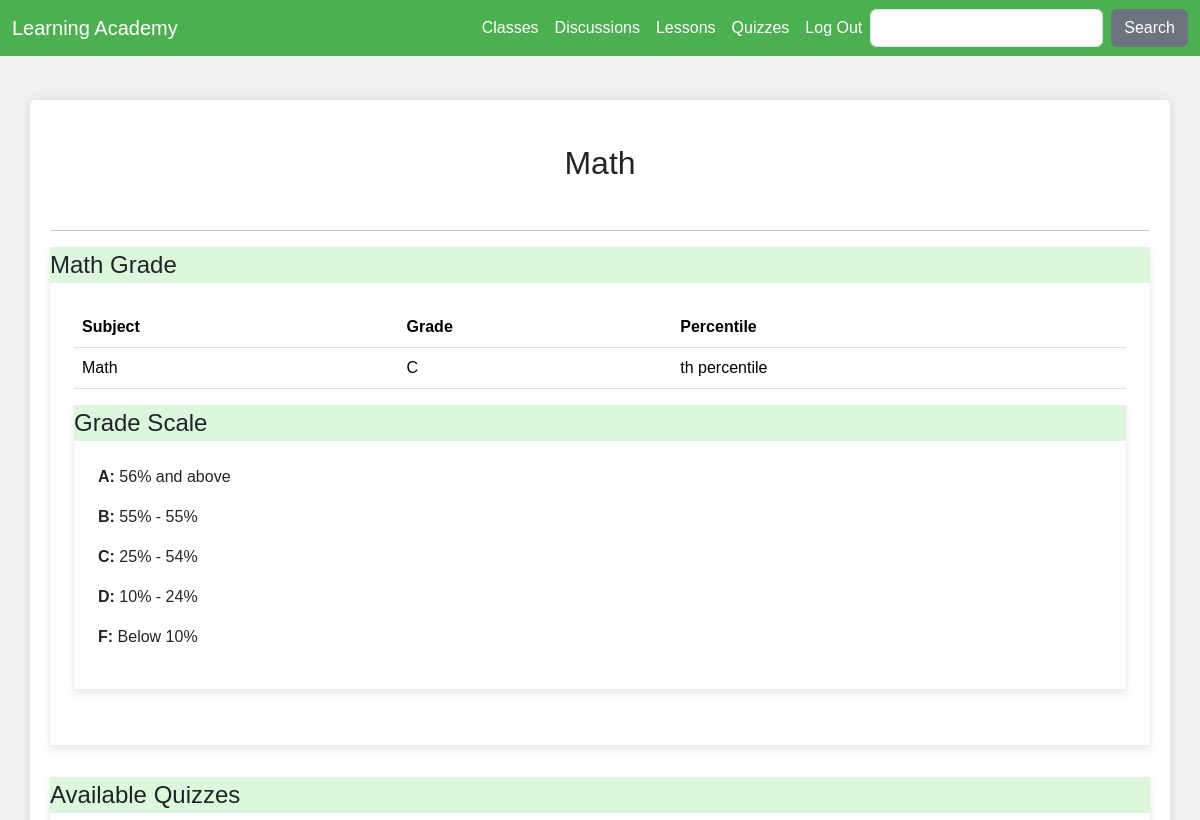
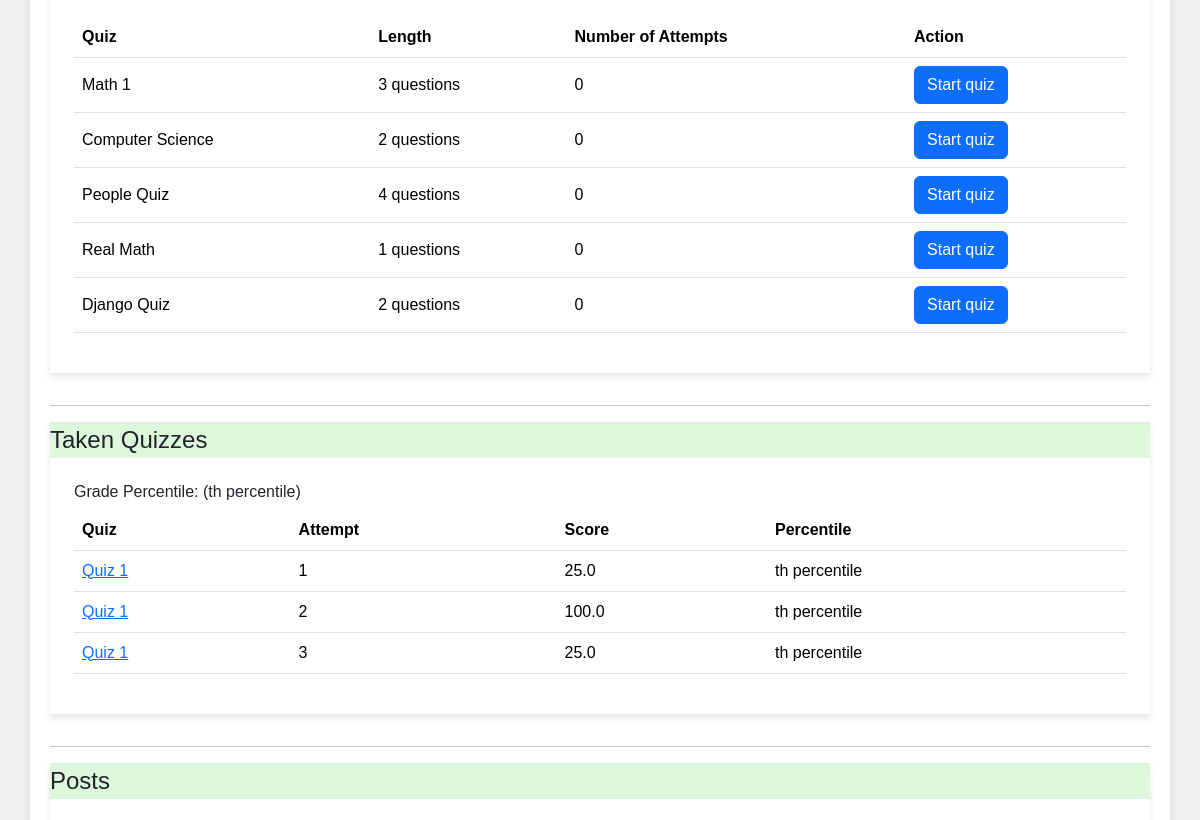
/subjects/1/ (signed in, upper part), run on an earlier commit of the app's database (2 pictures, top to bottom).
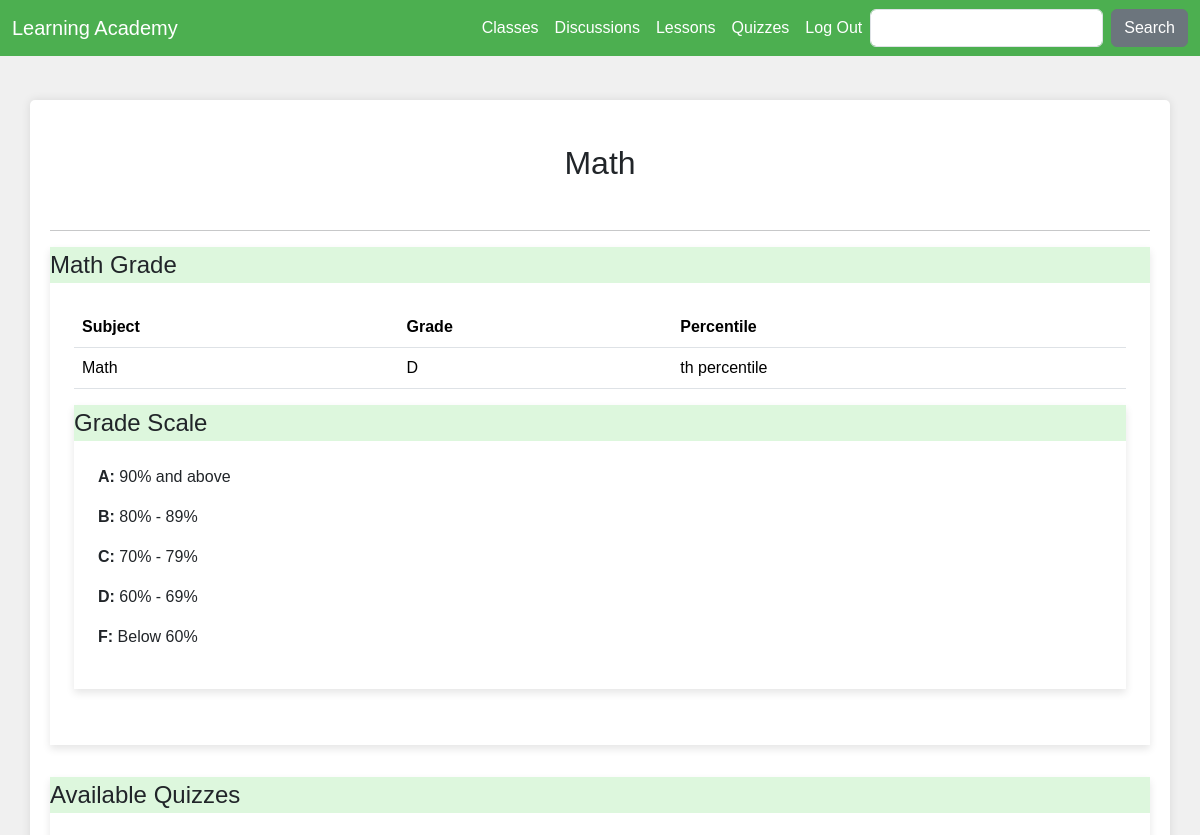
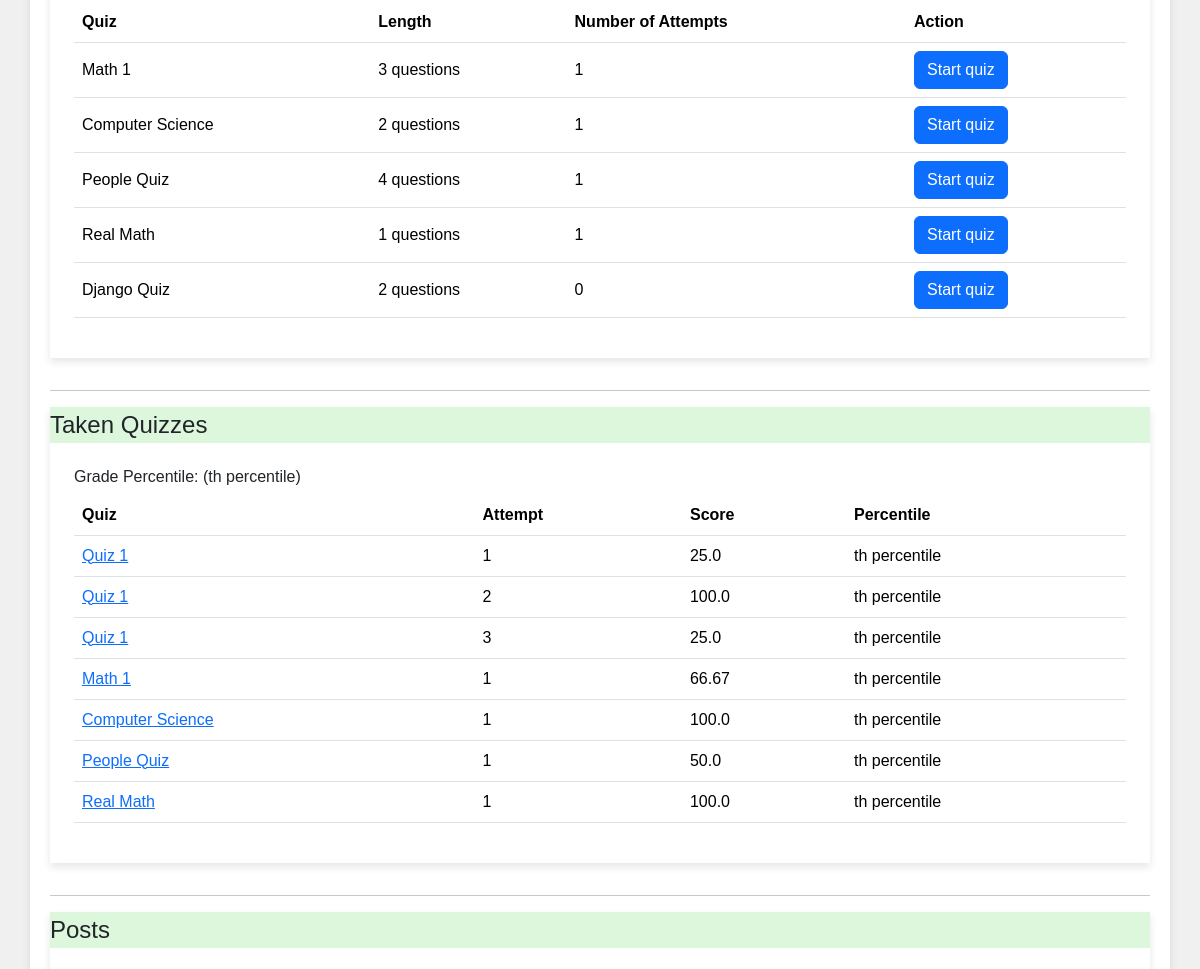
And on a later commit of the database (2 pictures, top to bottom).
### learn/models.py (models this page shows, shortened)
class GradeScale(models.Model):
    subject = models.OneToOneField(Subject, on_delete=models.CASCADE)
    grade_a = models.IntegerField(default=90)
    grade_b = models.IntegerField(default=80)
    grade_c = models.IntegerField(default=70)
    grade_d = models.IntegerField(default=60)

class Quiz(models.Model):
    subject = models.ForeignKey(Subject, on_delete=models.CASCADE)
    owner = models.ForeignKey(User, on_delete=models.CASCADE, related_name='quizzes')
    name = models.CharField(max_length=255)
    weight = models.DecimalField(max_digits=5, decimal_places=2, default=1.00)  # Default weight is 1

class TakenQuiz(models.Model):
    student = models.ForeignKey(Student, on_delete=models.CASCADE, related_name='taken_quizzes')
    quiz = models.ForeignKey(Quiz, on_delete=models.CASCADE, related_name='taken_quizzes')
    score = models.FloatField()
    date = models.DateTimeField(auto_now_add=True)
    attempt_number = models.IntegerField()

### learn/views.py (the view, shortened to what this page needs)
# urls.py: path('subjects/<int:subject_id>/', subject_detail_view, name='subject_detail'),
def subject_detail_view(request, subject_id):
    subject = get_object_or_404(Subject, id=subject_id)
    taken_quizzes = {}
    student_averages = []
    average_quiz_score = 0
    student_avg_percentile = 0
    sort_order = request.GET.get('sort', 'asc')
    highest_score = 0
    lowest_score = 500
    average_score = 250
    grade_scale = GradeScale.objects.get(subject=subject)
    student_letter_grade = "Z"
    semester_dates = []
    semester_scores_float= []
    SEMESTER_LENGTH = 1.5  # weeks, configurable
    if request.user.is_authenticated and hasattr(request.user, 'student'):
        distinct_student_quizzes = TakenQuiz.objects.filter(student=request.user.student, quiz__subject=subject).values('student', 'quiz').distinct()
        total_score = 0
        count = 0
        taken_quizzes = TakenQuiz.objects.filter(student=request.user.student, quiz__subject=subject)
        for item in distinct_student_quizzes:
            student_id = item['student']
            quiz_id = item['quiz']
            latest_attempt = TakenQuiz.objects.filter(student_id=student_id, quiz_id=quiz_id).aggregate(Max('attempt_number'))
            latest_score = TakenQuiz.objects.get(student_id=student_id, quiz_id=quiz_id, attempt_number=latest_attempt['attempt_number__max']).score
            total_score += latest_score
            count += 1
        quizzes = Quiz.objects.filter(subject=subject)
        available_quizzes = []
        for quiz in quizzes:
            all_scores = list(TakenQuiz.objects.filter(quiz=quiz)
                              .values_list('score', flat=True)
                              .order_by('score'))
            for tq in taken_quizzes:
                if tq.quiz == quiz:
                    tq.percentile = percentileofscore(all_scores, tq.score, kind='weak')
            num_attempts = TakenQuiz.objects.filter(student=request.user.student, quiz=quiz).count()
            if num_attempts < 3:
                quiz.num_attempts = num_attempts
                quiz.questions_count = quiz.questions.count()
                available_quizzes.append(quiz)
        quizzes = available_quizzes
        average_quiz_score = total_score / count if count else 0
        student_letter_grade = determine_letter_grade(grade_scale, average_quiz_score)
        all_average_scores = TakenQuiz.objects.filter(quiz__subject=subject) \
            .values('student') \
            .annotate(avg_score=Avg('score')) \
            .values_list('avg_score', flat=True) \
            .order_by('avg_score')
        student_avg_percentile = percentileofscore(all_average_scores, average_quiz_score, kind='weak')
    posts = Post.objects.filter(subject=subject)
    lessons = Lesson.objects.filter(subject=subject)
    return render(request, 'subject_detail.html', {
        'subject': subject,
        'average_quiz_score': average_quiz_score,
        'student_avg_percentile': student_avg_percentile,
        'quizzes': quizzes,
        'taken_quizzes': taken_quizzes,
        'student_averages': student_averages,
        'posts': posts,
        'lessons': lessons,
        'sort_order': sort_order,
        'highest_score': highest_score,
        'lowest_score': lowest_score,
        'average_score': average_score,
        'semester_dates_json': json.dumps(semester_dates),
        'semester_scores_json': json.dumps(semester_scores_float),
        'grade_scale': grade_scale,
        'letter_grade': student_letter_grade,
    })

### learn/views.py (called while the page is built)
def determine_letter_grade(grade_scale, score):
    if score >= grade_scale.grade_a:
        return "A"
    elif score >= grade_scale.grade_b:
        return "B"
    elif score >= grade_scale.grade_c:
        return "C"
    elif score >= grade_scale.grade_d:
        return "D"
    else:
        return "F"

### learn/templates/subject_detail.html (shortened to what this page needs)
{% extends 'base.html' %}
{% block content %}
<head>
</head>
{% if user.is_authenticated %}
<h2 class="mt-4 text-center mb-5">{{ subject.name }}</h2>
<hr/>
{%if user.is_student %}
<div class="section-card">
    <div class="section-card-header">
        {{ subject.name }} Grade
    </div>
    <div class="section-card-body">
        <table class="table">
            <thead>
                <tr>
                    <th>Subject</th>
                    <th>Grade</th>
                    <th>Percentile</th>
                </tr>
            </thead>
            <tbody>
                <td>{{ subject.name }}</td>
                <td>{{ letter_grade }}</td>
                <td> {{ student_avg_percentile|floatformat:2 }}th percentile</td>
            </tbody>
            </table>
<div class="section-card">
    <div class="section-card-header">Grade Scale</div>
    <div class="section-card-body">
        <p><strong>A:</strong> {{ grade_scale.grade_a }}% and above</p>
        <p><strong>B:</strong> {{ grade_scale.grade_b }}% - {{ grade_scale.grade_a|add:"-1" }}%</p>
        <p><strong>C:</strong> {{ grade_scale.grade_c }}% - {{ grade_scale.grade_b|add:"-1" }}%</p>
        <p><strong>D:</strong> {{ grade_scale.grade_d }}% - {{ grade_scale.grade_c|add:"-1" }}%</p>
        <p><strong>F:</strong> Below {{ grade_scale.grade_d }}%</p>
    </div>
</div>
    </div>
</div>
<div class="section-card">
    <div class="section-card-header">Available Quizzes</div>
    <div class="section-card-body">
        <table class="table">
            <thead>
                <tr>
                    <th>Quiz</th>
                    <th>Length</th>
                    <th>Number of Attempts</th>
                    <th>Action</th>
                </tr>
            </thead>
            <tbody>
                {% for quiz in quizzes %}
                    <tr>
                        <td>{{ quiz.name }}</td>
                        <td>{{ quiz.questions_count }} questions</td>
                        <td>{{ quiz.num_attempts }}</td>
                        <td><a href="{% url 'take_quiz' quiz.id %}" class="btn btn-primary">Start quiz</a></td>
                    </tr>
                {% empty %}
                    <tr>
                        <td colspan="4" class="text-center font-italic">There are no quizzes for this subject.</td>
                    </tr>
                {% endfor %}
            </tbody>
        </table>
    </div>
</div>
<hr/>
<div class="section-card">
    <div class="section-card-header">Taken Quizzes</div>
    <div class="section-card-body">
        <h6>Grade Percentile: ({{ student_avg_percentile|floatformat:2 }}th percentile)</h6>
        <table class="table">
            <thead>
                <tr>
                    <th>Quiz</th>
                    <th>Attempt</th>
                    <th>Score</th>
                    <th>Percentile</th>
                </tr>
            </thead>
            <tbody>
                {% for taken_quiz in taken_quizzes %}
                    <tr>
                        <td><a href="{% url 'view_attempt' taken_quiz.id %}">{{ taken_quiz.quiz.name }}</a></td>
                        <td>{{ taken_quiz.attempt_number }}</td>
                        <td>{{ taken_quiz.score }}</td>
                        <td>{{ taken_quiz.percentile|floatformat:2 }}th percentile</td>
                    </tr>
                {% empty %}
                    <tr>
                        <td colspan="3" class="text-center font-italic">You haven't taken any quizzes for this subject yet.</td>
                    </tr>
                {% endfor %}
            </tbody>
        </table>
    </div>
</div>
<hr/>
{% endif %}
<div class="section-card">
    <div class="section-card-header">Posts</div>
    <div class="section-card-body">
</div>
</div>
{% else %}
<div class="alert alert-warning mt-4" role="alert">
Please login to view this page.
</div>
{% endif %}
{% endblock %}

What changed in the data, as far as the page shows it:
changed GradeScale: grade_a "56" → "90"; grade_b "55" → "80"; grade_a|add "55" → "89"; grade_c "25" → "70"; grade_b|add "54" → "79"; grade_d "10" → "60"; grade_c|add "24" → "69"
computed for Quiz "Math 1": num_attempts "0" → "1"
changed Quiz "Computer Science": num_attempts "0" → "1"
computed for Quiz "People Quiz": num_attempts "0" → "1"
changed Quiz "Real Math": num_attempts "0" → "1"
added TakenQuiz: quiz.name "Math 1", attempt_number "1", score "66.67"
added TakenQuiz: quiz.name "Computer Science", attempt_number "1", score "100.0"
added TakenQuiz: quiz.name "People Quiz", attempt_number "1", score "50.0"
added TakenQuiz: quiz.name "Real Math", attempt_number "1", score "100.0"
Also different on the page:
{{ letter_grade }}: "C" → "D"
